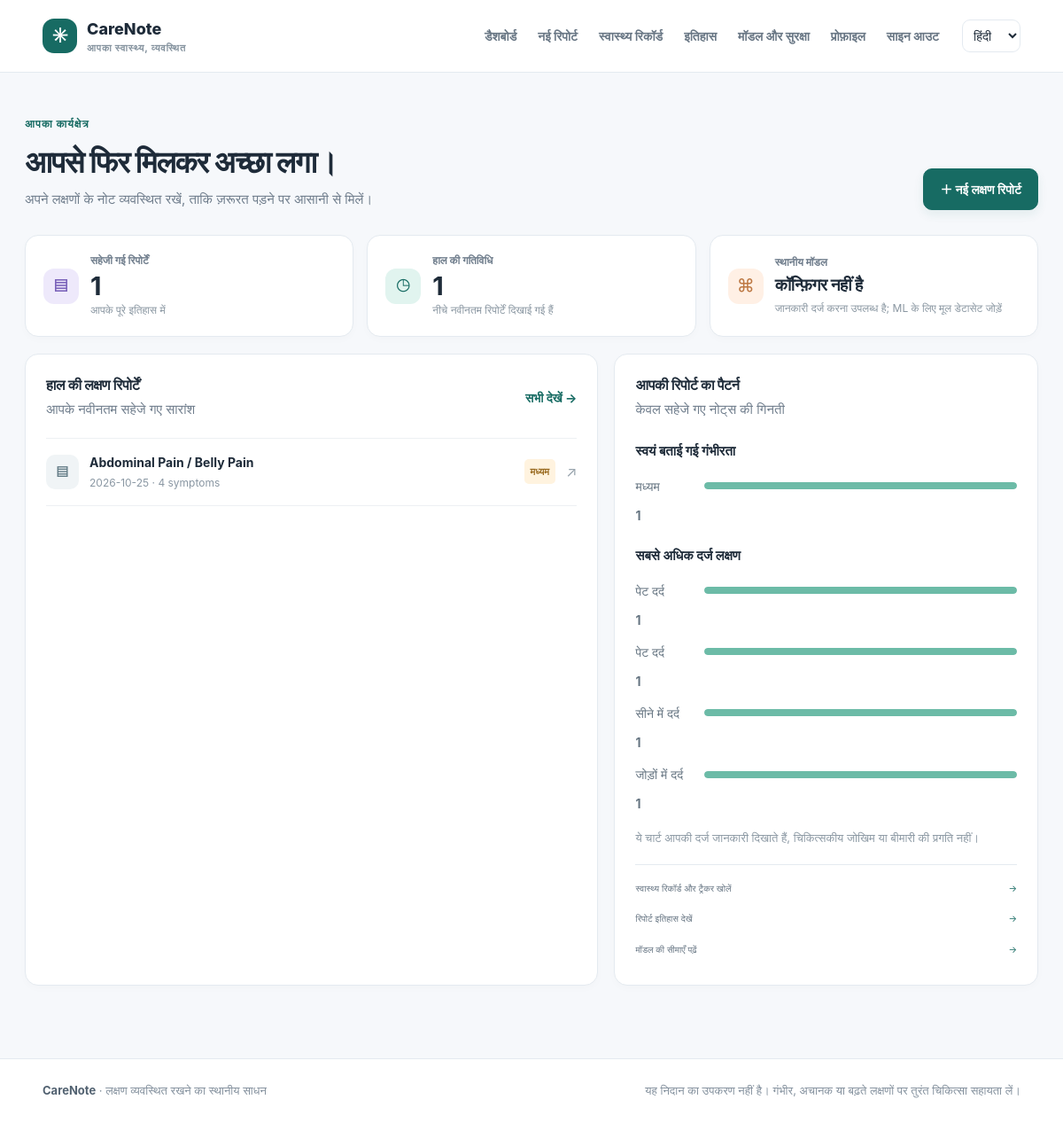
/dashboard (signed in), run on the app's committed database.
### tables this page shows
CREATE TABLE reports (
                id INTEGER PRIMARY KEY AUTOINCREMENT, user_id INTEGER NOT NULL,
                title TEXT NOT NULL DEFAULT 'Symptom summary', report_json TEXT NOT NULL,
                created_at TEXT NOT NULL, updated_at TEXT NOT NULL,
                FOREIGN KEY(user_id) REFERENCES users(id) ON DELETE CASCADE);

### app.py (the view)
    @app.get("/dashboard")
    @login_required
    def dashboard():
        with connect_db() as db: rows=db.execute("SELECT id,title,report_json,created_at,updated_at FROM reports WHERE user_id=? ORDER BY created_at DESC",(g.user["id"],)).fetchall()
        reports=[]; severity=Counter(); symptom_counts=Counter()
        for row in rows:
            data=json.loads(row["report_json"]); reports.append({"id":row["id"],"title":row["title"],"created_at":row["created_at"],"symptoms":data.get("symptoms",[]),"severity":data.get("severity","Unsure")})
            severity[data.get("severity","Unsure")]+=1; symptom_counts.update(data.get("symptoms",[]))
        severity_rows=[{"label": label, "count": count, "percent": round(count / max(1, sum(severity.values())) * 100)} for label, count in severity.most_common()]
        top_symptoms=[{"label": label, "count": count, "percent": round(count / max(1, symptom_counts.most_common(1)[0][1]) * 100)} for label, count in symptom_counts.most_common(6)]
        return render_template("dashboard.html",title="Dashboard",reports=reports[:5],total=len(reports),severity_rows=severity_rows,top_symptoms=top_symptoms,model_available=get_model().available)

### templates/dashboard.html
{% extends 'base.html' %}{% block content %}<section class="page-heading"><div><div class="eyebrow">YOUR WORKSPACE</div><h1>Good to see you.</h1><p>Keep your symptom notes organized and ready when you need them.</p></div><a class="button" href="{{ url_for('new_report') }}">＋ New symptom report</a></section>
<section class="stats-grid"><article class="stat-card"><span class="stat-icon lavender">▤</span><span class="stat-label">Saved reports</span><strong>{{ total }}</strong><small>Across your history</small></article><article class="stat-card"><span class="stat-icon mint">◷</span><span class="stat-label">Recent activity</span><strong>{{ reports|length }}</strong><small>Latest reports shown below</small></article><article class="stat-card"><span class="stat-icon peach">⌘</span><span class="stat-label">Local model</span><strong class="stat-word">{% if model_available %}Available{% else %}Not configured{% endif %}</strong><small>{% if model_available %}Dataset-backed classifier loaded{% else %}Intake works; add source dataset for ML{% endif %}</small></article></section>
<section class="dashboard-grid"><article class="panel"><div class="panel-heading"><div><h2>Recent symptom reports</h2><p>Your latest saved summaries</p></div><a href="{{ url_for('report_history') }}" class="text-link">View all →</a></div>{% if reports %}<div class="report-list">{% for report in reports %}<a class="report-row" href="{{ url_for('report_detail',report_id=report.id) }}"><span class="report-file">▤</span><span class="report-main"><strong>{{ report.title }}</strong><small>{{ report.created_at[:10] }} · {{ report.symptoms|length }} <span>symptoms</span></small></span><span class="severity severity-{{ report.severity|lower }}">{{ report.severity }}</span><span class="row-arrow">↗</span></a>{% endfor %}</div>{% else %}<div class="empty-state"><div class="empty-art">▤</div><h3>Your notebook starts here</h3><p>Create your first symptom summary to begin building a useful timeline.</p><a class="button button-small" href="{{ url_for('new_report') }}">Create first report</a></div>{% endif %}</article>
<article class="panel"><div class="panel-heading"><div><h2>Your reporting patterns</h2><p>Counts from saved notes only</p></div></div>{% if total %}<h3 class="chart-title">Self-reported severity</h3><div class="bar-chart">{% for item in severity_rows %}<div class="bar-row"><span>{{ item.label }}</span><div class="bar-track"><span style="width: {{ [[item.percent | default(0) | int, 0] | max, 100] | min }}%;"></span></div><strong>{{ item.count }}</strong></div>{% endfor %}</div><h3 class="chart-title">Most recorded symptoms</h3><div class="bar-chart">{% for item in top_symptoms %}<div class="bar-row"><span>{{ item.label }}</span><div class="bar-track"><span style="width: {{ [[item.percent | default(0) | int, 0] | max, 100] | min }}%;"></span></div><strong>{{ item.count }}</strong></div>{% endfor %}</div><p class="chart-footnote">These charts describe your entries, not clinical risk or disease progression.</p>{% else %}<div class="chart-placeholder"><div class="chart-line">⌁</div><p>Your trends will appear as you save reports.</p></div>{% endif %}<div class="quick-links"><a href="{{ url_for('health_records_page') }}">Open health records & trackers <span>→</span></a><a href="{{ url_for('report_history') }}">Browse report history <span>→</span></a><a href="{{ url_for('about_model') }}">Read model limitations <span>→</span></a></div></article></section>
{% endblock %}

### data on the page
reports: title "Abdominal Pain / Belly Pain", created_at "2026-10-25", symptoms|length "4", severity "मध्यम"

### other printed values
{{ total }} "1"
{{ reports|length }} "1"
{{ item.label }} "मध्यम"
{{ item.count }} "1"
{{ item.label }} "पेट दर्द" "पेट दर्द" "सीने में दर्द" "जोड़ों में दर्द"
{{ item.count }} "1" "1" "1" "1"
